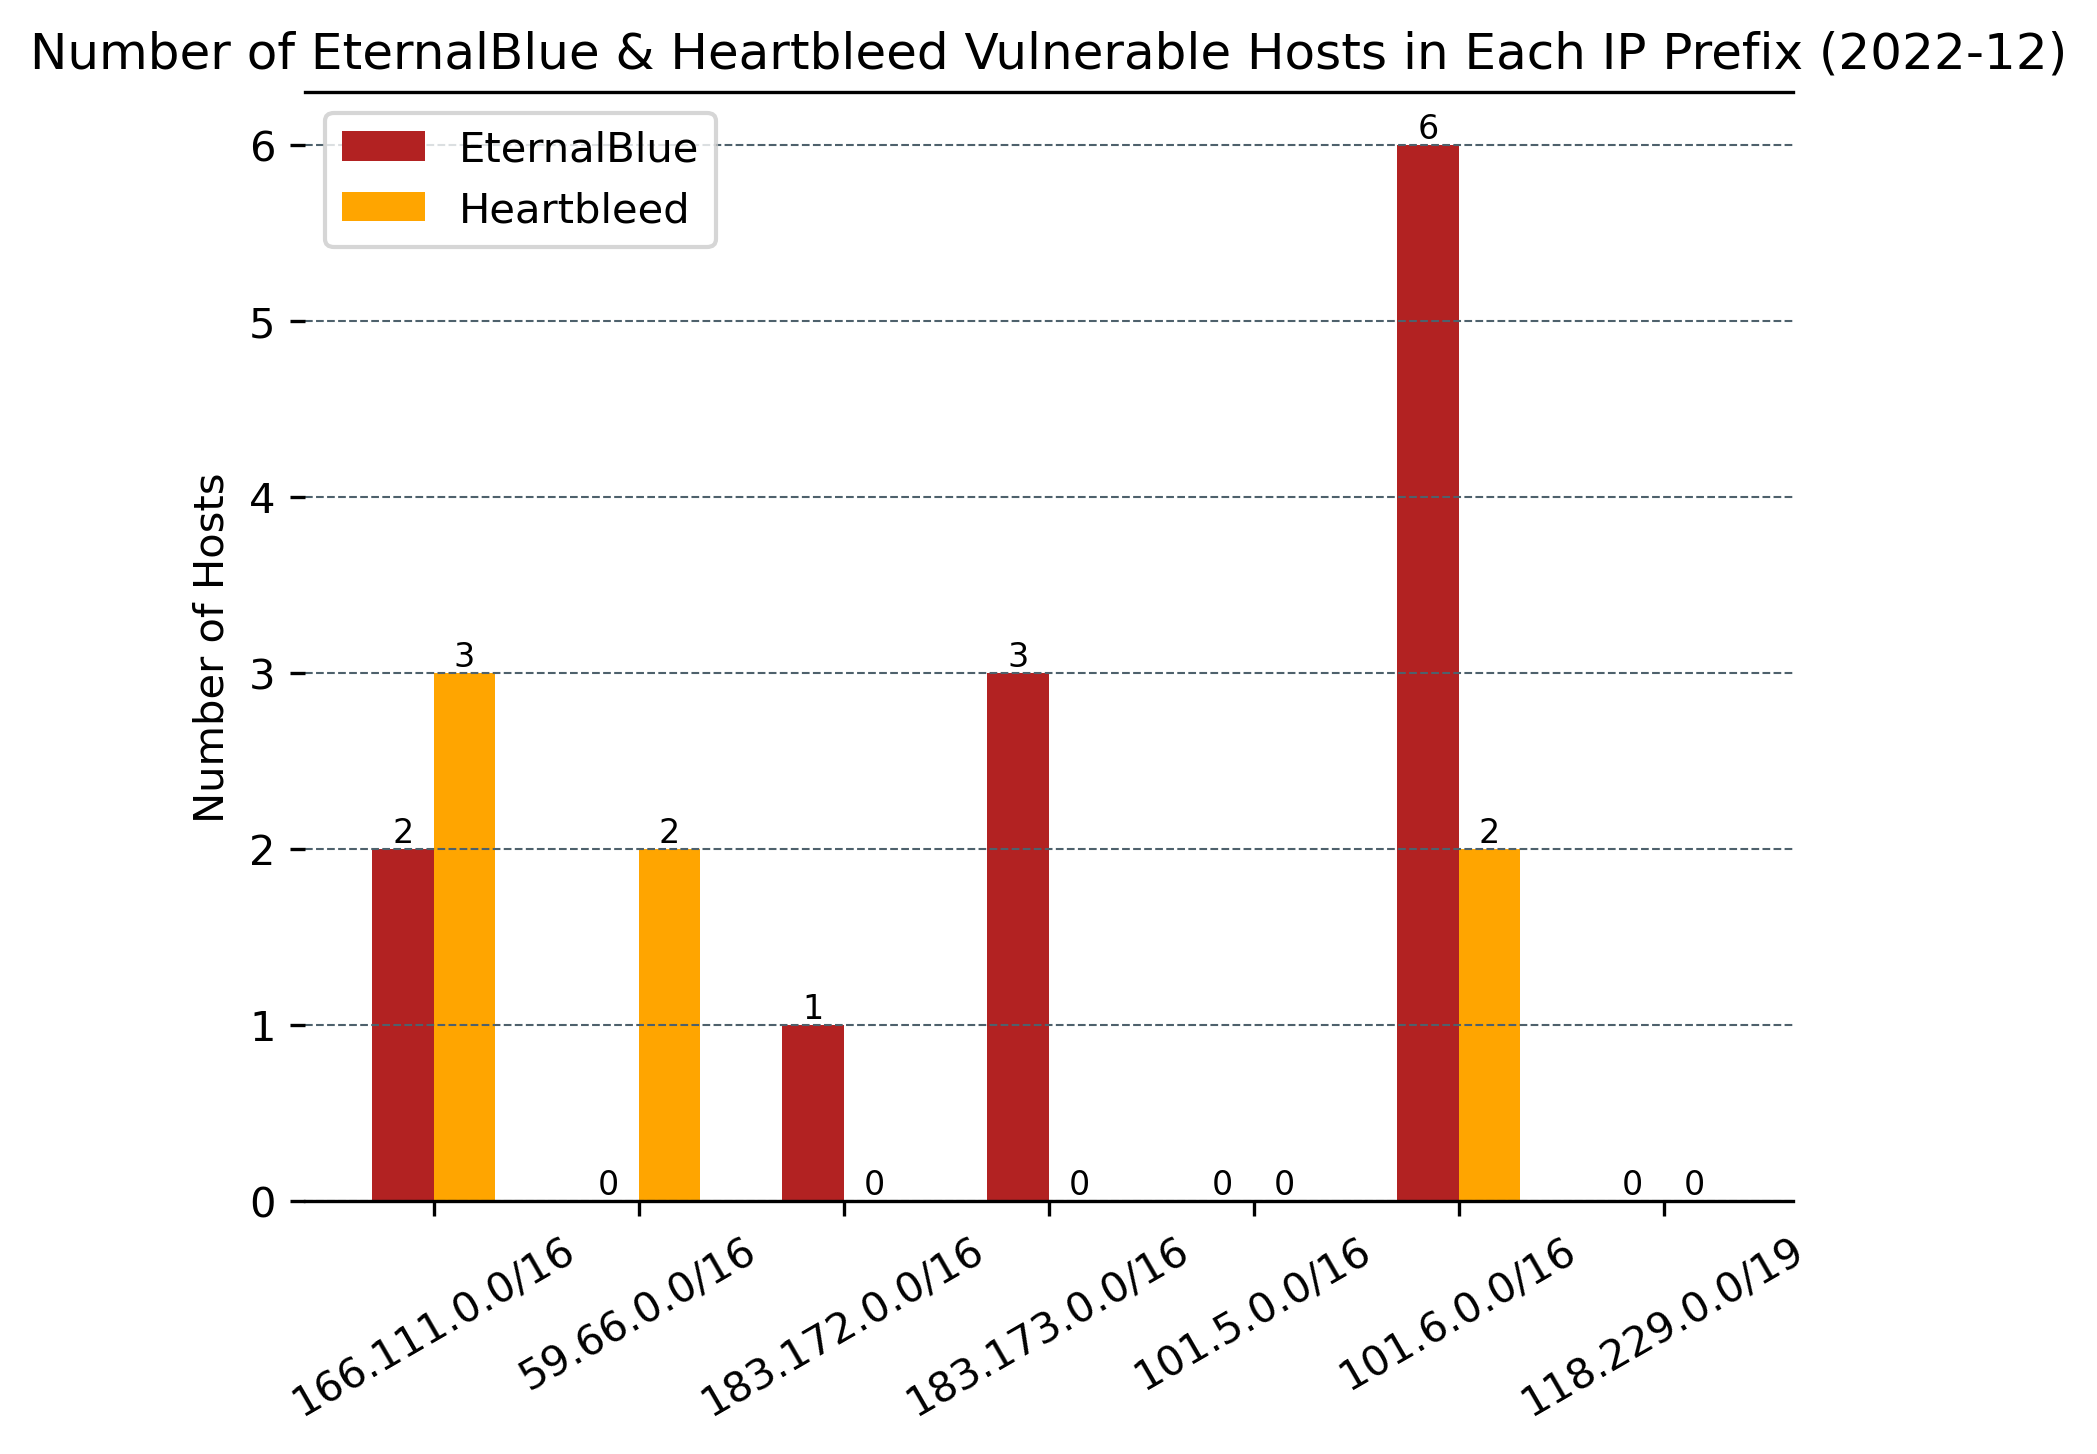

Write the Python code that produced this figure.
import os
import matplotlib.pyplot as plt
import numpy as np

def get_vul_list(dir):
    vul_list = []
    for file in os.listdir(dir):
        if file.endswith(".txt"):
            with open(dir + "/" + file, "r") as f:
                data = f.readlines()
                data = list(map(lambda x: x.strip(), data))
                for line in data:
                    if "VULNERABLE" in line:
                        vul_list.append(file.replace(".txt", ""))
                        break
    return vul_list

vul_lists = {}

vul_lists["ms17-010"] = get_vul_list("./nmap_result_ms17")
vul_lists["heartbleed"] = get_vul_list("./nmap_result_heartbleed")

stats = {}

for vul in vul_lists:
    stats[vul] = {}
    for ip in vul_lists[vul]:
        ip_prefix = ip.split(".")[0] + "." + ip.split(".")[1]
        if ip_prefix not in stats[vul]:
            stats[vul][ip_prefix] = 0
        stats[vul][ip_prefix] += 1

x_labels = ["166.111.0.0/16", "59.66.0.0/16", "183.172.0.0/16", "183.173.0.0/16", "101.5.0.0/16", "101.6.0.0/16", "118.229.0.0/19"]
x = np.arange(len(x_labels))

y1 = []
for prefix in x_labels:
    prefix = prefix.split(".")[0] + "." + prefix.split(".")[1]
    if prefix not in stats["ms17-010"]:
        y1.append(0)
    else:
        y1.append(stats["ms17-010"][prefix])

y2 = []
for prefix in x_labels:
    prefix = prefix.split(".")[0] + "." + prefix.split(".")[1]
    if prefix not in stats["heartbleed"]:
        y2.append(0)
    else:
        y2.append(stats["heartbleed"][prefix])

plt.figure(1, dpi=300)
plt.title("Number of EternalBlue & Heartbleed Vulnerable Hosts in Each IP Prefix (2022-12)")
ax = plt.subplot(1, 1, 1)

ax.spines["left"].set_visible(False)
ax.spines["right"].set_visible(False)

ax.grid(ls = "--", lw=0.5, color="#4E616C", axis="y")
ax.xaxis.set_tick_params(rotation=30)

ax.set_ylabel("Number of Hosts")

width = 0.3

ax.bar(x - width / 2, y1, width, color="#B22222", label="EternalBlue")
ax.bar(x + width / 2, y2, width,  color="#FFA500", label="Heartbleed")

ax.legend()

ax.set_xticks(x)
ax.set_xticklabels(x_labels)

for a, b in zip(x, y1):
    ax.text(a - width / 2, b, "%d" % b, ha='center', va='bottom', fontsize=8)

for a, b in zip(x, y2):
    ax.text(a + width / 2, b, "%d" % b, ha='center', va='bottom', fontsize=8)

plt.savefig("./plots/key_cve.png", dpi=300, bbox_inches="tight")
